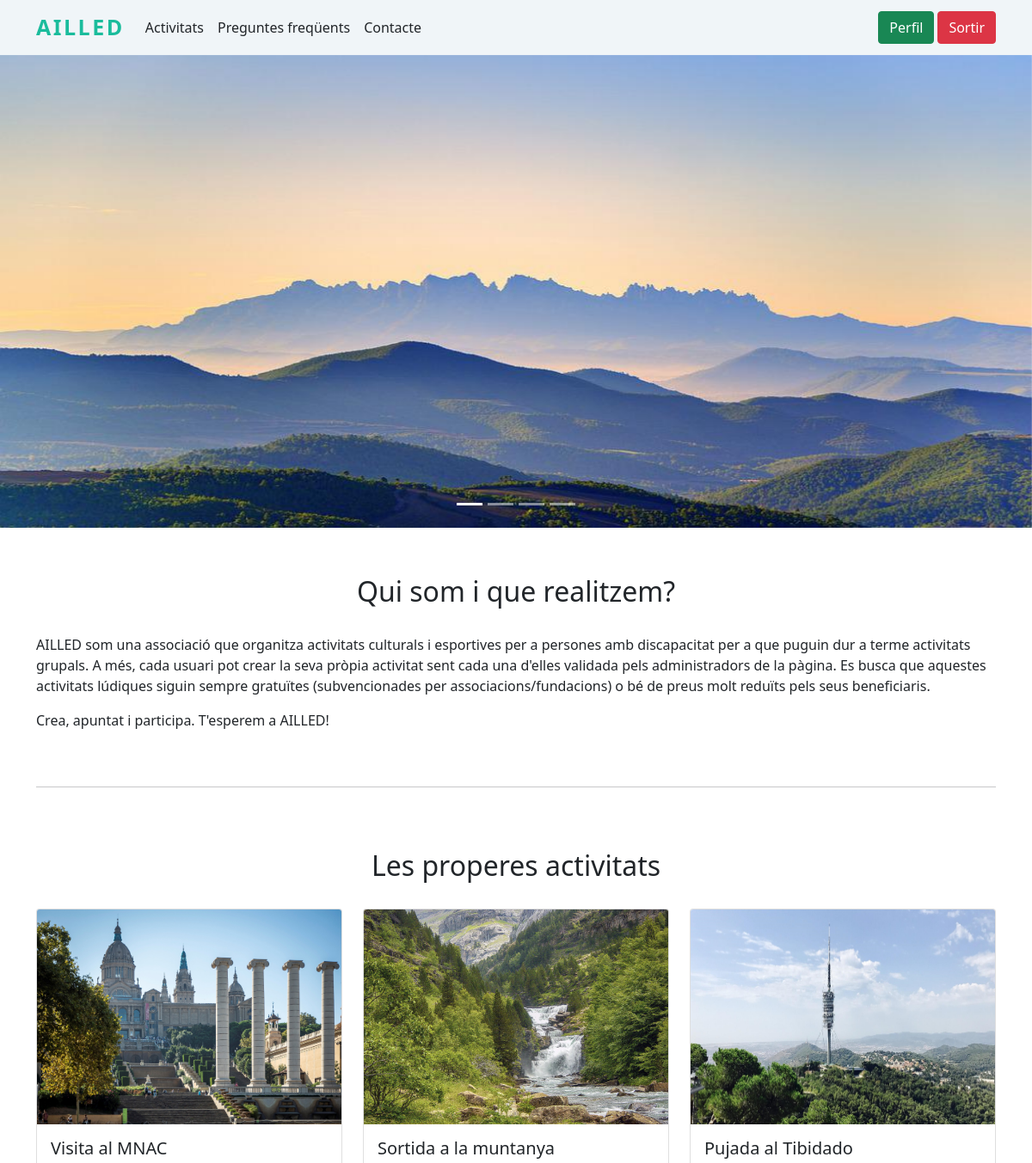
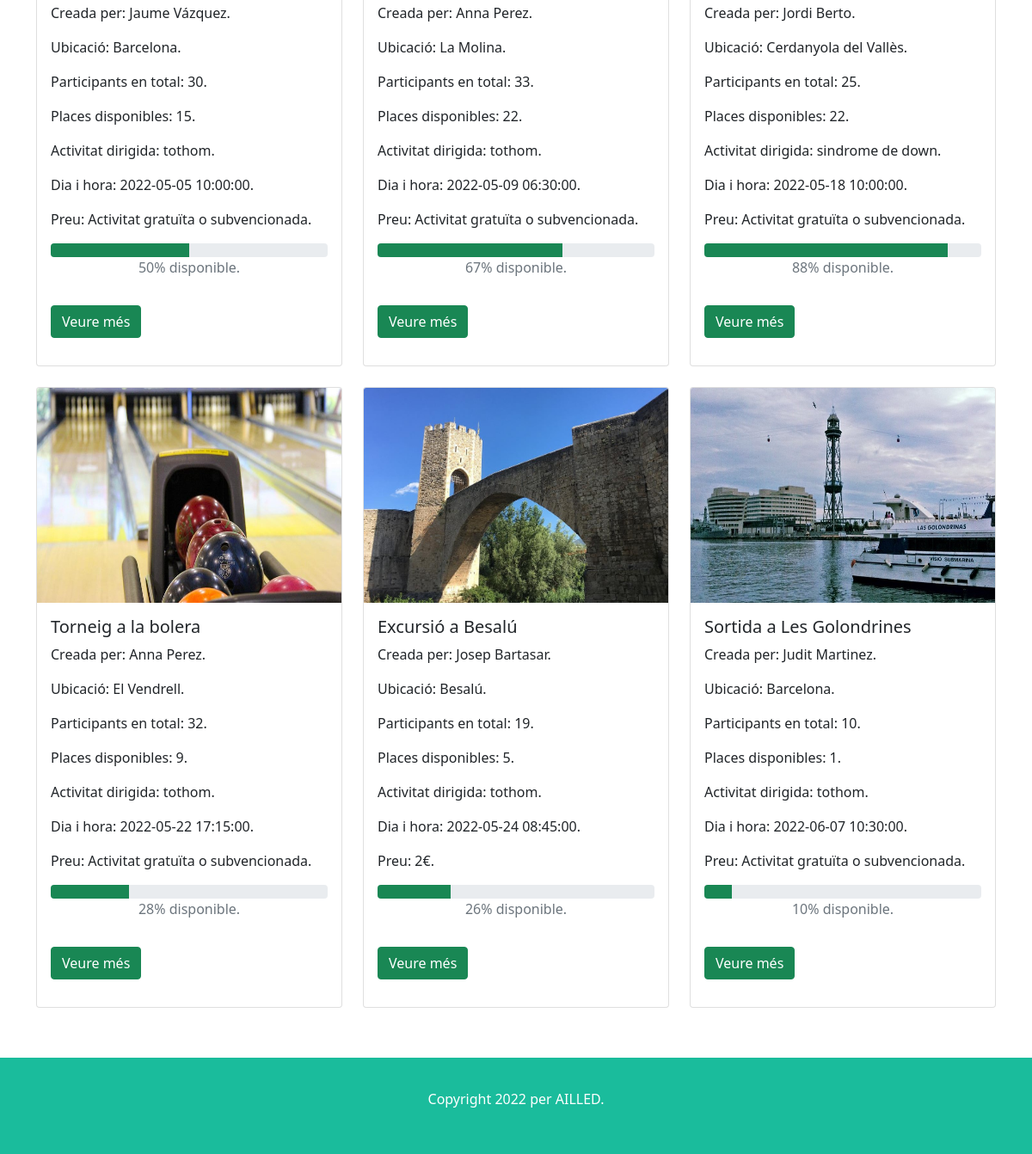
Screenshot of /Projecte3/index.php (signed in) with the database file from the repository (2 pictures, top to bottom).
### tables this page shows
CREATE TABLE `activitat` (
  `id` int(11) NOT NULL,
  `id_usuari` int(11) NOT NULL,
  `nom` varchar(50) NOT NULL,
  `ubicacio` varchar(50) NOT NULL,
  `descripcio` text NOT NULL,
  `duracio` int(11) NOT NULL,
  `numero_participants` int(11) NOT NULL,
  `participants_disponibles` int(11) NOT NULL,
  `discapacitat_dirigida` varchar(50) NOT NULL,
  `dia_hora` datetime NOT NULL,
  `preu` int(11) NOT NULL,
  `imatge` varchar(100) NOT NULL,
  `esta_acceptada` int(11) NOT NULL
);

CREATE TABLE `usuari` (
  `id` int(11) NOT NULL,
  `nom` varchar(50) NOT NULL,
  `username` varchar(50) NOT NULL,
  `correu` varchar(50) NOT NULL,
  `contrasenya` text NOT NULL,
  `localitat` varchar(50) NOT NULL,
  `es_admin` int(11) NOT NULL
);

### Projecte3/index.php (the view, shortened to what this page needs)
<?php
    include "servidor/connexio.php";
?>
<!doctype html>
<html lang="es">
<head>
    <?php
        include "codi_repetit/head.php";
    ?>
</head>
<body>
    <nav class="navbar navbar-expand-lg navbar-light">
        <?php
            include "codi_repetit/navbar.php";
        ?>
    </nav>
    <main>
        <div id="carouselExampleIndicators" class="carousel slide" data-bs-ride="carousel">
            <div class="carousel-indicators">
                <button type="button" data-bs-target="#carouselExampleIndicators" data-bs-slide-to="0" class="active" aria-current="true" aria-label="Activitat 1"></button>
                <button type="button" data-bs-target="#carouselExampleIndicators" data-bs-slide-to="1" aria-label="Activitat 2"></button>
                <button type="button" data-bs-target="#carouselExampleIndicators" data-bs-slide-to="2" aria-label="Activitat 3"></button>
                <button type="button" data-bs-target="#carouselExampleIndicators" data-bs-slide-to="3" aria-label="Activitat 4"></button>
            </div>
            <div id="carruselImatges" class="carousel-inner">
                <div class="carousel-item active">
                    <img src="imatges/portada/imatge1.jpg" class="d-block w-100" alt="Activitat 1">
                </div>
            </div>
        </div>
        <div class="container">
            <section id="qui_som">
                <h2>Qui som i que realitzem?</h2>
                <p>
                    AILLED som una associació que organitza activitats culturals i esportives per a persones amb discapacitat per a que puguin dur a terme activitats grupals.
                    A més, cada usuari pot crear la seva pròpia activitat sent cada una d'elles validada pels administradors de la pàgina.
                    Es busca que aquestes activitats lúdiques siguin sempre gratuïtes (subvencionades per associacions/fundacions) o bé de preus molt reduïts pels seus beneficiaris.
                </p>
                <p>
                    Crea, apuntat i participa. T'esperem a AILLED!
                </p>
            </section>
            <hr>
            <section id="activitats">
                <h2>Les properes activitats</h2>
                <div class="row">
                    <?php
                        $data_ara = date("Y-m-d H:i:s");
                        $sql = "SELECT * FROM activitat WHERE dia_hora >= '$data_ara' AND esta_acceptada = 1 AND participants_disponibles > 0 ORDER BY dia_hora ASC LIMIT 6";
                        $result = $connexio->query($sql);
                        if ($result->num_rows > 0) {
                            while($row = $result->fetch_assoc()) {
                                ?>
                                    <div class="col-lg-4 mb-4">
                                        <div class="card">
                                            <?php
                                                echo "<img src='imatges/activitats/". $row["imatge"] ."' alt='". $row["nom"] ."' class='card-img-top' height='250'>";
                                            ?>
                                            <div class="card-body">
                                                <h5 class="card-title">
                                                    <?php
                                                        echo $row["nom"];
                                                    ?>
                                                </h5>
                                                <p class="card-text">
                                                    Creada per:
                                                    <?php
                                                        $sql_usuari = "SELECT nom FROM usuari WHERE id=" . $row["id_usuari"];
                                                        $resultat_usuari = $connexio->query($sql_usuari);
                                                        if ($resultat_usuari->num_rows > 0) {
                                                            while($row_usuari = $resultat_usuari->fetch_assoc()) {
                                                                echo $row_usuari["nom"] . ".";
                                                            }
                                                        } else {
                                                            echo "Usuari desconegut.";
                                                        }
                                                    ?>
                                                </p>
                                                <p class="card-text">
                                                    Ubicació:
                                                    <?php
                                                        echo $row["ubicacio"] . ".";
                                                    ?>
                                                </p>
                                                <p class="card-text">
                                                    Participants en total:
                                                    <?php
                                                        echo $row["numero_participants"] . ".";
                                                    ?>
                                                </p>
                                                <p class="card-text">
                                                    Places disponibles:
                                                    <?php
                                                        echo $row["participants_disponibles"] . ".";
                                                    ?>
                                                </p>
                                                <p class="card-text">
                                                    Activitat dirigida:
                                                    <?php
                                                        echo $row["discapacitat_dirigida"] . ".";
                                                    ?>
                                                </p>
                                                <p class="card-text">
                                                    Dia i hora:
                                                    <?php
                                                        echo $row["dia_hora"] . ".";
                                                    ?>
                                                </p>
                                                <p class="card-text">
                                                    Preu:
                                                    <?php
                                                        if($row["preu"] == 0) {
                                                            echo "Activitat gratuïta o subvencionada.";
                                                        } else {
                                                            echo $row["preu"] . "€.";
                                                        }
                                                    ?>
                                                </p>
                                                <div class="progress">
                                                    <?php
                                                        $barra_progres = ($row["participants_disponibles"] / $row["numero_participants"]) * 100;
                                                        echo "<div class='progress-bar bg-success' role='progressbar' style='width: $barra_progres%' aria-valuenow='$barra_progres' aria-valuemin='0' aria-valuemax='100'></div>";
                                                    ?>
                                                </div>
                                                <?php
                                                    echo "<p class='text-center text-muted'>" . round($barra_progres) . "% disponible.";
                                                ?>
                                                <div class="veuremes">
                                                    <a href="detalls_activitat.php?id=<?php echo $row["id"]?>" class="btn btn-success">Veure més</a>
                                                </div>
                                            </div>
                                        </div>
                                    </div>
                                <?php
                            }
                        }
                    ?>
                </div>
            </section>
        </div>
    </main>
    <footer>
        <?php
        include "codi_repetit/footer.php";
        ?>
    </footer>
</body>
</html>

### Projecte3/css/estils.css (style rules this page uses)
nav { background-color: #F0F5F8; }
main div#carruselImatges img { height: 550px; }
main div.container section, footer div#peupagina { padding: 3% 0; }
main div.container section h2 { text-align: center; padding: 2% 0; }
main div.container section div.veuremes { padding: 5% 0; }
footer { background-color: #1ABC9C; }

### rows the page displays
activitat: imatge (picture), nom "Visita al MNAC", ubicacio "Barcelona", numero_participants "30", participants_disponibles "15", discapacitat_dirigida "tothom", dia_hora "2022-05-05 10:00:00", preu "Activitat gratuïta o subvencionada.", barra_progres "50"
usuari: nom "Jaume Vázquez"
activitat: imatge (picture), nom "Sortida a la muntanya", ubicacio "La Molina", numero_participants "33", participants_disponibles "22", discapacitat_dirigida "tothom", dia_hora "2022-05-09 06:30:00", preu "Activitat gratuïta o subvencionada.", barra_progres "67"
usuari: nom "Anna Perez"
activitat: imatge (picture), nom "Pujada al Tibidado", ubicacio "Cerdanyola del Vallès", numero_participants "25", participants_disponibles "22", discapacitat_dirigida "sindrome de down", dia_hora "2022-05-18 10:00:00", preu "Activitat gratuïta o subvencionada.", barra_progres "88"
usuari: nom "Jordi Berto"
activitat: imatge (picture), nom "Torneig a la bolera", ubicacio "El Vendrell", numero_participants "32", participants_disponibles "9", discapacitat_dirigida "tothom", dia_hora "2022-05-22 17:15:00", preu "Activitat gratuïta o subvencionada.", barra_progres "28"
activitat: imatge (picture), nom "Excursió a Besalú", ubicacio "Besalú", numero_participants "19", participants_disponibles "5", discapacitat_dirigida "tothom", dia_hora "2022-05-24 08:45:00", preu "2", barra_progres "26"
usuari: nom "Josep Bartasar"
activitat: imatge (picture), nom "Sortida a Les Golondrines", ubicacio "Barcelona", numero_participants "10", participants_disponibles "1", discapacitat_dirigida "tothom", dia_hora "2022-06-07 10:30:00", preu "Activitat gratuïta o subvencionada."
usuari: nom "Judit Martinez"
